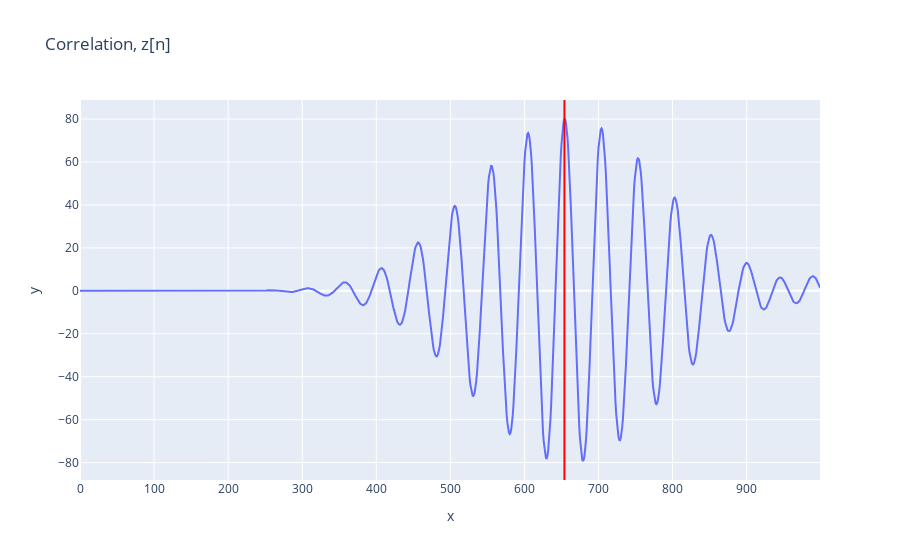

Source (notebook cell):
### Markdown cell above
In the paper, they recieve a result of max_corr = 100 - delay.

We get max_corr = 99 - delay. I am assuming this is due to MATLAB (used in paper) having 1-indexing??

### Code cell
fig = px.line(x=corr_t, y=corr, title="Correlation, z[n]")
fig.add_vline(x=max_corr, line_color="red")
fig.show()

### Figure 1 — Plotly figure (JSON) as saved in the notebook; plotly's stock layout.template omitted (floating-point values rounded to 4 significant figures; data arrays with more than 128 entries replaced by an {"elided": "..."} marker saying what was removed)
{"data": [{"hovertemplate": "x=%{x}<br>y=%{y}<extra></extra>", "legendgroup": "", "line": {"color": "#636efa", "dash": "solid"}, "marker": {"symbol": "circle"}, "mode": "lines", "name": "", "orientation": "v", "showlegend": false, "type": "scatter", "x": {"elided": "1000 int values"}, "xaxis": "x", "y": {"elided": "1000 float values"}, "yaxis": "y"}], "layout": {"autosize": true, "legend": {"tracegroupgap": 0}, "shapes": [{"line": {"color": "red"}, "type": "line", "x0": 654, "x1": 654, "xref": "x", "y0": 0, "y1": 1, "yref": "y domain"}], "title": {"text": "Correlation, z[n]"}, "xaxis": {"anchor": "y", "autorange": true, "domain": [0, 1], "range": [0, 999], "title": {"text": "x"}, "type": "linear"}, "yaxis": {"anchor": "x", "autorange": true, "domain": [0, 1], "range": [-88.09, 88.87], "title": {"text": "y"}, "type": "linear"}}}
